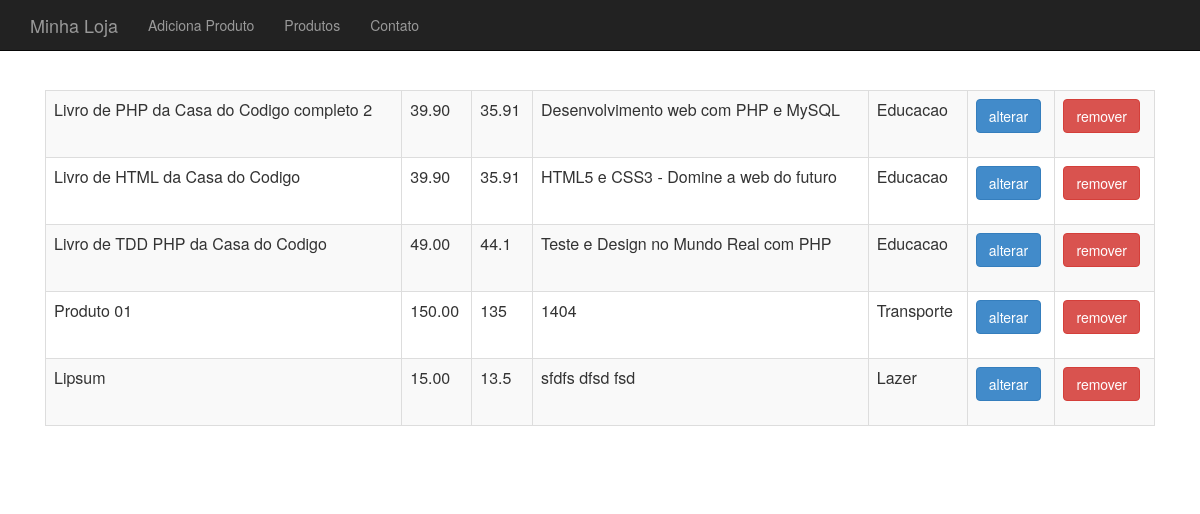
The page /loja/produto-lista.php on the database its author committed.
### tables this page shows
CREATE TABLE `produtos` (
  `id` int(11) NOT NULL,
  `nome` varchar(255) DEFAULT NULL,
  `preco` decimal(10,2) DEFAULT NULL,
  `descricao` text NOT NULL,
  `usado` tinyint(1) NOT NULL,
  `categoria_id` int(11) DEFAULT NULL,
  `isbn` varchar(255) DEFAULT NULL,
  `tipoProduto` varchar(255) DEFAULT NULL,
  `waterMark` varchar(255) DEFAULT NULL,
  `taxaImpressao` varchar(255) DEFAULT NULL
);

CREATE TABLE `categorias` (
  `id` int(11) NOT NULL,
  `nome` varchar(255) DEFAULT NULL
);

### loja/banco-produto.php (called while the page is built, shortened)
<?php
require_once("class/Produto.php");
require_once("class/Categoria.php");
function listaProdutos($conexao) {
	$produtos = array();
	$resultado = mysqli_query($conexao, "select p.*,c.nome as categoria_nome
		from produtos as p join categorias as c on c.id=p.categoria_id");
	while($produto_array = mysqli_fetch_assoc($resultado)) {
		$categoria = new Categoria();
		$categoria->setNome($produto_array['categoria_nome']);
		$nome = $produto_array['nome'];
		$descricao = $produto_array['descricao'];
		$preco = $produto_array['preco'];
		$usado = $produto_array['usado'];
		$produto = new Produto($nome, $preco, $descricao, $categoria, $usado);
		$produto->setId($produto_array['id']);
		array_push($produtos, $produto);
	}
	return $produtos;
}

### loja/class/Produto.php (called while the page is built, shortened)
<?php
class Produto {
	private $id;
	private $nome;
	private $preco;
	private $descricao;
	private $categoria;
	function __construct($nome, $preco, $descricao, Categoria $categoria, $usado) {
		$this->nome = $nome;
		$this->preco = $preco;
		$this->descricao = $descricao;
		$this->categoria = $categoria;
	}
	public function getId() {
		return $this->id;
	}
	public function setId($id) {
		$this->id = $id;
	}
	public function getNome() {
		return $this->nome;
	}
	public function getPreco() {
		return $this->preco;
	}
	public function getDescricao() {
		return $this->descricao;
	}
	public function getCategoria() {
		return $this->categoria;
	}
	public function precoComDesconto($valor = 0.1) {
		if ($valor > 0 && $valor <= 0.5) {
			$this->preco -= $this->preco * $valor;
		}
		return $this->preco;
	}
}
?>

### loja/class/Categoria.php (called while the page is built, shortened)
<?php
class Categoria {
	private $nome;
	public function getNome() {
		return $this->nome;
	}
	public function setNome($nome) {
		$this->nome = $nome;
	}
}
?>

### loja/produto-lista.php (the view, shortened to what this page needs)
<?php
require_once("cabecalho.php");
require_once("banco-produto.php");
?>
<table class="table table-striped table-bordered">
	<?php
	$produtos = listaProdutos($conexao);
	foreach($produtos as $produto) :
	?>
		<tr>
			<td><?= $produto->getNome() ?></td>
			<td><?= $produto->getPreco() ?></td>
			<td><?= $produto->precoComDesconto(0.1) ?></td>
			<td><?= substr($produto->getDescricao(), 0, 40) ?></td>
			<td><?= $produto->getCategoria()->getNome() ?></td>
			<td>
				<a class="btn btn-primary"
					href="produto-altera-formulario.php?id=<?=$produto->getId()?>">
					alterar
				</a>
			</td>
			<td>
				<form action="remove-produto.php" method="post">
					<button class="btn btn-danger">remover</button>
				</form>
			</td>
		</tr>
	<?php
	endforeach
	?>
</table>
<?php include("rodape.php"); ?>

### loja/cabecalho.php (shortened to what this page needs)
<html>
<head>
	<link href="css/bootstrap.css" rel="stylesheet">
	<link href="css/loja.css" rel="stylesheet">
</head>
<body>
	<div class="navbar navbar-inverse navbar-fixed-top">
		<div class="container">
			<div class="navbar-header">
				<a class="navbar-brand" href="index.php">Minha Loja</a>
			</div>
			<div>
				<ul class="nav navbar-nav">
					<li><a href="produto-formulario.php">Adiciona Produto</a></li>
					<li><a href="produto-lista.php">Produtos</a></li>
					<li><a href="contato.php">Contato</a></li>
				</ul>
			</div>
		</div>
	</div>
	<div class="container">
		<div class="principal">

### loja/rodape.php
		</div>
	</div>
</body>
</html>

### loja/css/loja.css (style rules this page uses)
body { padding-top: 50px; }
.principal { padding: 40px 15px; text-align: center; }

### rows shown on the page
produtos: nome "Livro de PHP da Casa do Codigo completo 2", preco "39.90", precoComDesconto "35.91", descricao "Desenvolvimento web com PHP e MySQL", categoria.nome "Educacao"
produtos: nome "Livro de HTML da Casa do Codigo", preco "39.90", precoComDesconto "35.91", descricao "HTML5 e CSS3 - Domine a web do futuro", categoria.nome "Educacao"
produtos: nome "Livro de TDD PHP da Casa do Codigo", preco "49.00", precoComDesconto "44.1", descricao "Teste e Design no Mundo Real com PHP", categoria.nome "Educacao"
produtos: nome "Produto 01", preco "150.00", precoComDesconto "135", descricao "1404", categoria.nome "Transporte"
produtos: nome "Lipsum", preco "15.00", precoComDesconto "13.5", descricao "sfdfs dfsd fsd", categoria.nome "Lazer"
